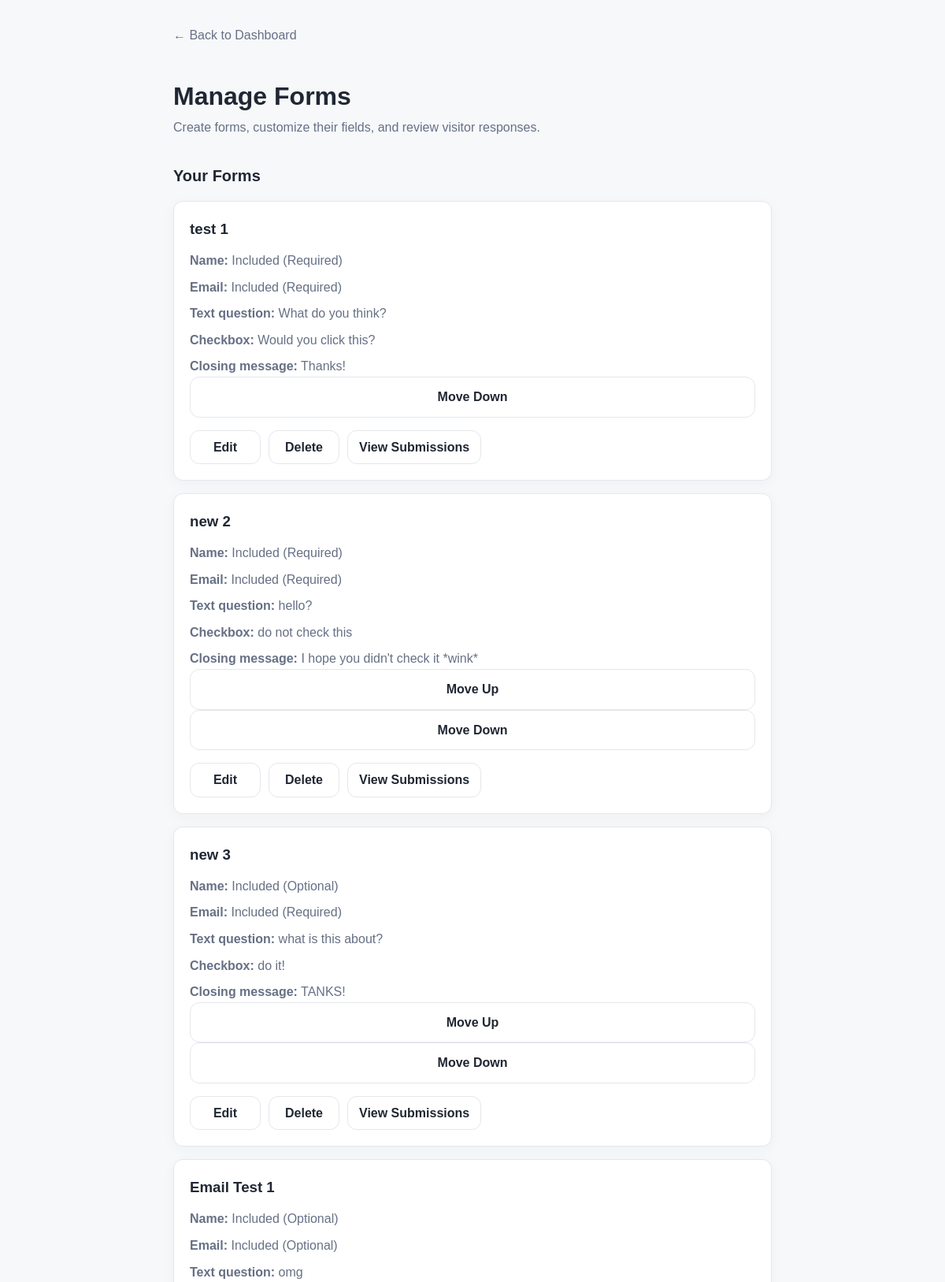
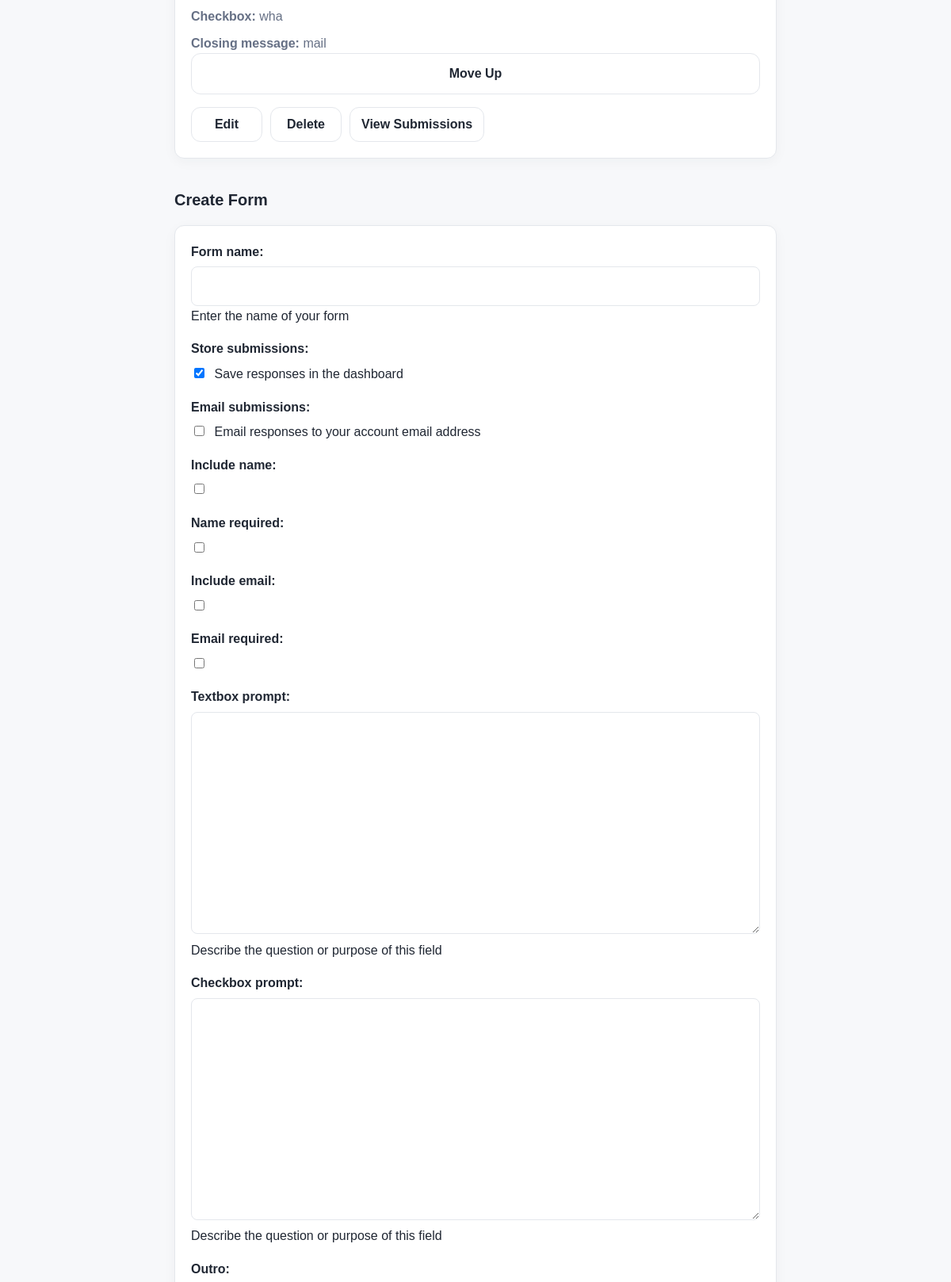
The app's page /dashboard/forms/ (signed in, upper part) with its own data (2 pictures, top to bottom).
### builder/models.py (models this page shows)
class Form(models.Model):
    user = models.ForeignKey(
        User,
        on_delete=models.CASCADE
    )
    form_name = models.CharField(
        max_length=200,
        help_text="Enter the name of your form"
    )
    store_submissions = models.BooleanField(
        default=True,
        help_text="Save responses in the dashboard"
    )
    email_submissions = models.BooleanField(
        default=False,
        help_text="Email responses to your account email address"
    )
    include_name = models.BooleanField(default=False)
    name_required = models.BooleanField(default=False)
    include_email = models.BooleanField(default=False)
    email_required = models.BooleanField(default=False)
    textbox_prompt = models.TextField(
        max_length=700,
        blank=True,
        help_text="Describe the question or purpose of this field"
    )
    checkbox_prompt = models.TextField(
        max_length=700,
        blank=True,
        help_text="Describe the question or purpose of this field"
    )
    outro = models.TextField(
        max_length=500,
        blank=True,
        help_text="Leave a message or reminder for your form"
    )
    sort_order = models.PositiveIntegerField(default=0)

### builder/views.py (the view)
# urls.py: path("dashboard/forms/", views.manage_forms, name="manage_forms"),
@login_required
def manage_forms(request):
    forms = Form.objects.filter(user=request.user).order_by("sort_order", "id")
    if request.method == "POST":
        form = FormBuilderForm(request.POST)
        if form.is_valid():
            new_form = form.save(commit=False)
            new_form.user = request.user
            new_form.sort_order = Form.objects.filter(user=request.user).count()
            new_form.save()
            return redirect("manage_forms")
    else:
        form = FormBuilderForm()
    return render(
        request,
        "manage_forms.html",
        {
            "forms": forms,
            "form": form,
        },
    )

### builder/forms.py (shortened to what this page needs)
class FormBuilderForm(forms.ModelForm):
    class Meta:
        model = Form
        fields = [
            "form_name",
            "store_submissions",
            "email_submissions",
            "include_name",
            "name_required",
            "include_email",
            "email_required",
            "textbox_prompt",
            "checkbox_prompt",
            "outro",
        ]

### builder/templates/manage_forms.html (shortened to what this page needs)
{% extends "base.html" %}
{% block content %}
<main class="dashboard-page">
    <a class="back-link" href="{% url 'dashboard' %}">
        &larr; Back to Dashboard
    </a>
    <header class="dashboard-header">
        <h1>Manage Forms</h1>
        <p>Create forms, customize their fields, and review visitor responses.</p>
    </header>
    <section class="dashboard-section">
        <h2>Your Forms</h2>
        <div class="dashboard-list">
            {% for form_item in forms %}
            <article class="dashboard-card">
                <div class="dashboard-card-content">
                    <h3>{{ form_item.form_name }}</h3>
                    <div class="form-summary">
                        {% if form_item.include_name %}
                        <p>
                            <strong>Name:</strong>
                            Included{% if form_item.name_required %} (Required){% else %} (Optional){% endif %}
                        </p>
                        {% endif %}
                        {% if form_item.include_email %}
                        <p>
                            <strong>Email:</strong>
                            Included{% if form_item.email_required %} (Required){% else %} (Optional){% endif %}
                        </p>
                        {% endif %}
                        {% if form_item.textbox_prompt %}
                        <p>
                            <strong>Text question:</strong>
                            {{ form_item.textbox_prompt }}
                        </p>
                        {% endif %}
                        {% if form_item.checkbox_prompt %}
                        <p>
                            <strong>Checkbox:</strong>
                            {{ form_item.checkbox_prompt }}
                        </p>
                        {% endif %}
                        {% if form_item.outro %}
                        <p>
                            <strong>Closing message:</strong>
                            {{ form_item.outro }}
                        </p>
                        {% endif %}
                    </div>
                </div>
                {% if not forloop.first %}
                <form method="post" action="{% url 'move_form' form_item.id 'up' %}">
                    <button class="button-link" type="submit">Move Up</button>
                </form>
                {% endif %}
                {% if not forloop.last %}
                <form method="post" action="{% url 'move_form' form_item.id 'down' %}">
                    <button class="button-link" type="submit">Move Down</button>
                </form>
                {% endif %}
                <div class="dashboard-card-actions">
                    <a class="button-link" href="{% url 'edit_form' form_id=form_item.id %}">
                        Edit
                    </a>
                    <a class="button-link" href="{% url 'delete_form' form_id=form_item.id %}">
                        Delete
                    </a>
                    <a class="button-link" href="{% url 'form_submissions' form_id=form_item.id %}">
                        View Submissions
                    </a>
                </div>
            </article>
            {% empty %}
            <p class="empty-state">
                You haven't created any forms yet.
            </p>
            {% endfor %}
        </div>
    </section>
    <section class="dashboard-section">
        <h2>Create Form</h2>
        <div class="dashboard-panel">
            <form method="POST" class="dashboard-form">
                {{ form.as_p }}
            </form>
        </div>
    </section>
</main>
{% endblock %}

### builder/static/builder/css/styles.css (style rules this page uses)
body { font-family: Arial, sans-serif; }

### builder/static/builder/css/site.css (style rules this page uses)
:root { --page-bg: #F7F8FA; --surface: #FFFFFF; --text-primary: #202733; --text-muted: #667085; --accent: #4F46E5; --border: #E4E7EC; --font-family: Arial, Helvetica, sans-serif; --radius: 12px; --content-width: 960px; }
* { box-sizing: border-box; }
body { margin: 0; background: var(--page-bg); color: var(--text-primary); font-family: var(--font-family); line-height: 1.6; }
a { color: var(--accent); }
button, input, textarea, select { font: inherit; }
.button-link, .primary-button { display: flex; align-items: center; justify-content: center; width: 100%; min-height: 48px; padding: 12px 16px; border: 1px solid var(--border); border-radius: var(--radius); background: var(--surface); color: var(--text-primary); text-align: center; text-decoration: none; font-weight: 600; overflow-wrap: anywhere; transition: background-color 150ms ease, border-color 150ms ease, transform 150ms ease; }
.dashboard-page { width: min(100% - 32px, 760px); margin: 32px auto 48px; }
.back-link { display: inline-block; margin-bottom: 24px; color: var(--text-muted); text-decoration: none; }
.dashboard-header { margin-bottom: 32px; }
.dashboard-header h1 { margin-bottom: 8px; font-size: 2rem; line-height: 1.2; overflow-wrap: anywhere; }
.dashboard-header p { margin: 0; color: var(--text-muted); }
.dashboard-section { margin-bottom: 36px; }
.dashboard-section>h2 { margin: 0 0 16px; font-size: 1.25rem; }
.dashboard-list { display: grid; gap: 16px; }
.dashboard-card, .dashboard-panel { min-width: 0; padding: 20px; background: var(--surface); border: 1px solid var(--border); border-radius: var(--radius); box-shadow: 0 4px 16px rgb(32 39 51 / 4%); }
.dashboard-card h3 { margin: 0 0 8px; overflow-wrap: anywhere; }
.dashboard-card p { margin: 0; color: var(--text-muted); }
.dashboard-card-actions { display: flex; flex-wrap: wrap; gap: 10px; margin-top: 16px; }
.dashboard-card-actions .button-link { width: auto; min-width: 90px; min-height: 40px; padding: 8px 14px; }
.dashboard-form p { margin: 0 0 16px; }
.dashboard-form label { display: block; margin-bottom: 6px; font-weight: 600; }
.dashboard-form input:not([type="checkbox"]):not([type="file"]), .dashboard-form textarea, .dashboard-form select { width: 100%; max-width: 100%; padding: 11px 12px; border: 1px solid var(--border); border-radius: 8px; background: var(--surface); color: var(--text-primary); }
.dashboard-form textarea { min-height: 120px; resize: vertical; }
.dashboard-form input[type="checkbox"] { margin-right: 8px; }
.form-summary { margin-top: 12px; }
.form-summary p { margin: 0 0 8px; overflow-wrap: anywhere; }
.form-summary p:last-child { margin-bottom: 0; }

### records on screen
Form: form_name "test 1", shows "Name:", include_name "Included", shows "Email:", include_email "Included", textbox_prompt "What do you think?", checkbox_prompt "Would you click this?", outro "Thanks!", shows "Move Down"
Form: form_name "new 2", shows "Name:", include_name "Included", shows "Email:", include_email "Included", textbox_prompt "hello?", checkbox_prompt "do not check this", outro "I hope you didn't check it *wink*", shows "Move Up", shows "Move Down"
Form: form_name "new 3", shows "Name:", include_name "Included", shows "Email:", include_email "Included", textbox_prompt "what is this about?", checkbox_prompt "do it!", outro "TANKS!", shows "Move Up", shows "Move Down"
Form: form_name "Email Test 1", shows "Name:", include_name "Included", shows "Email:", include_email "Included", textbox_prompt "omg", checkbox_prompt "wha", outro "mail", shows "Move Up"
